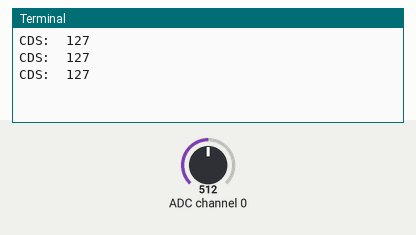
Bench run of a program on a simulated Raspberry Pi (BCM pin numbers). Shown: the last lines printed to the terminal. Inputs (shaded band) come from the test bench; at power-on: ADC channel 0 = 512 (analog values on the 0–1023 scale).

Above: at 1.2 s.
1.3 s: ADC channel 0 set to 716
At 1.9 s:
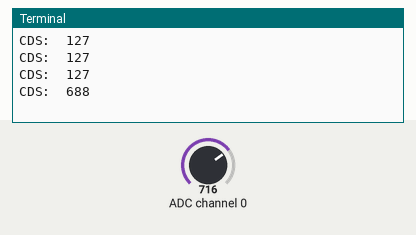
2.8 s: ADC channel 0 set to 900
At 3.4 s:
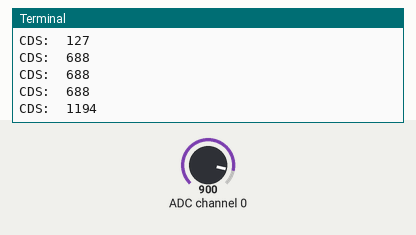
Timing chart, 0 to 5.8 s (numbered marks = the images above; inputs shaded):
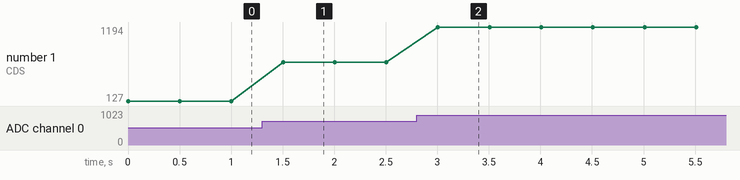

The program:

pcf8591_change.py
```python
import smbus
import time

bus = smbus.SMBus(1)
ADDR = 0x48

A0 = 0x40
A1 = 0x41
A2 = 0x42
A3 = 0x43

def read_cds():
	bus.write_byte(ADDR, A0)	# A1N0
	bus.read_byte(ADDR)			# dummy
	return bus.read_byte(ADDR)

# 기준값 설정
base = read_cds()

try:
	while True:
		val = read_cds()

		diff = val - base		# 변화량
		scaled = val + diff * 10	# 변화량만 10배 확대

		print("CDS: ", scaled)
		time.sleep(0.5)


except KeyboardInterrupt:
	print("종 료")
```

Measured:
- after the input at 1.3 s, the terminal: prints a new line after 0.20 s (image 1)
- after the input at 2.8 s, the terminal: prints a new line after 0.21 s (image 2)
- plotted number 1: 127 → 688 after the input at 1.3 s, 688 → 1194 after the input at 2.8 s
